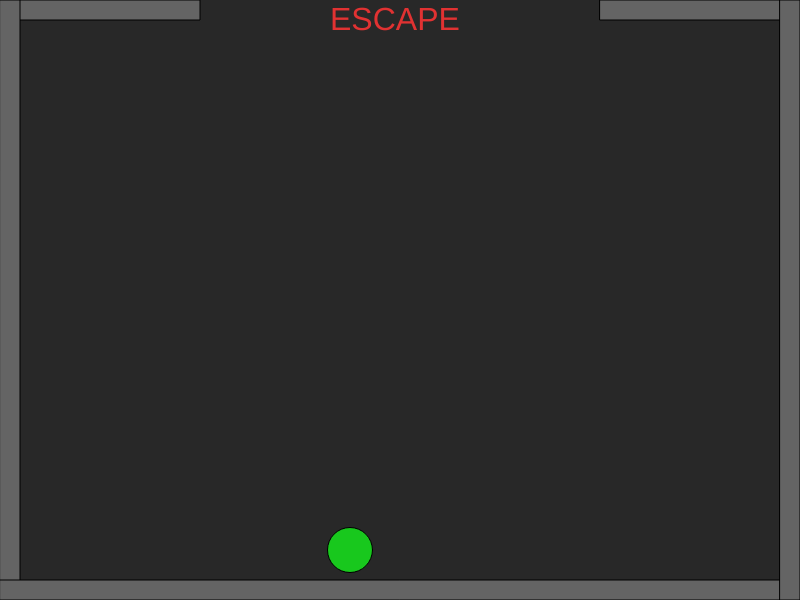
Frame 1 (no input)
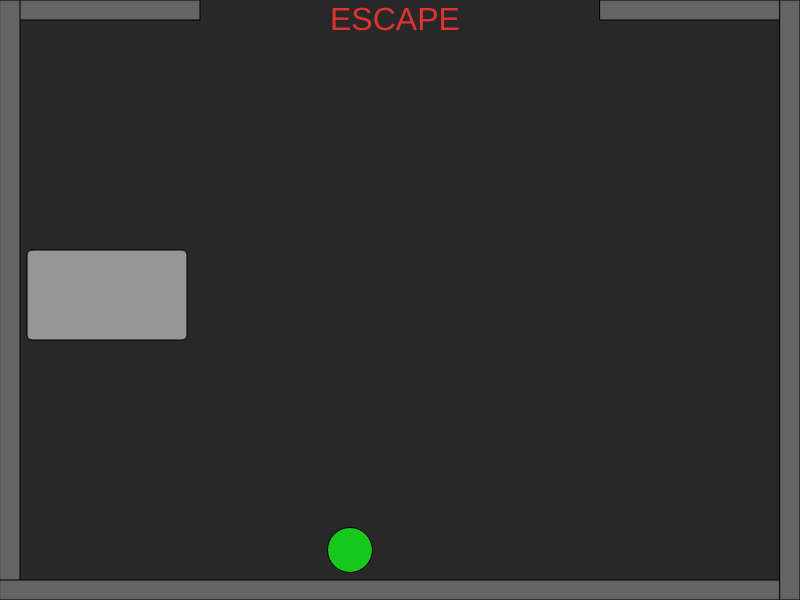
Frame 60 (no input)
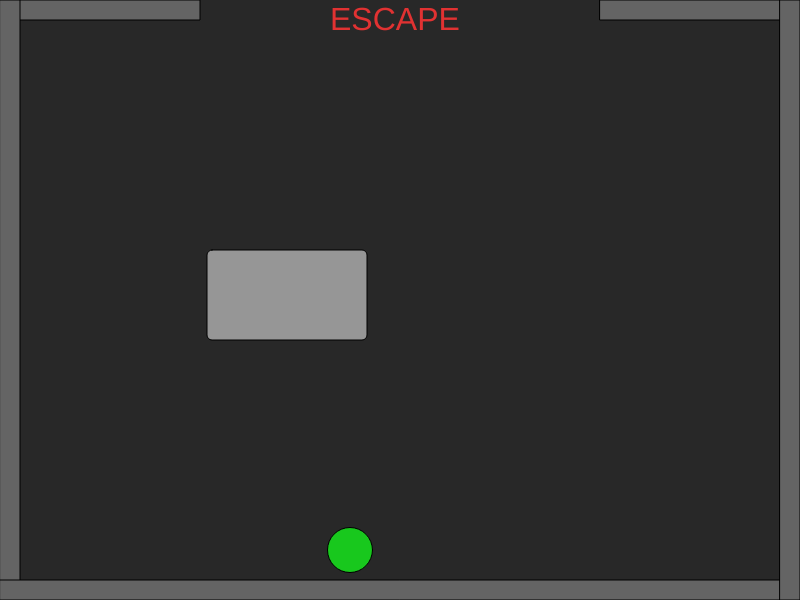
Frame 120 (the mouse pressed at the canvas centre since frame 60)

The p5.js sketch that drew these frames (run headless with seeded random() and noise() and a simulated clock; from frame 60 on, the mouse is pressed at the canvas centre):

// p5.js sketch
// ── sketch.js
//-----------------------VARIABLES--------------------------//
  //Character Variables//
    var CharX = 350;
    var CharY = 550;
    var CharD = 45;

  //Obstacle Variables//
    var rectSpeedx = 3;
    var rectX = -150;
    var rectY = 250;
    var rectH = 90;
    var rectW = 160;
    var truckColor= 150;

  //Mouse Shape Var//
    var mouseHumX;
    var mouseHumY;

  //Text var//
    var textX= 330;
    var textY= 30;
//----------------------CANVAS & DRAW----------------------//
  function setup()
    {
      createCanvas(800,600);
      
    }
  //!!!DRAW FUNCTION HERE!!!//
  function draw()
    {
      background(40);
      
  //Character functions//
      drawChar();
      characterMovement();
      
  //Obstacles functions//
      movingTruck(300,400,160,90,5);
      mouseHuman();

  //Borders & Exit//
      createBorders(20);
      createEscape();
    }
//----------------------FUNCTIONS--------------------------//

function mouseHuman()
{
  fill(225,150,120);
  circle(mouseHumX,mouseHumY,55);
}
function movingTruck(x,y,w,h,c)
{
  fill(truckColor);
  rect(rectX,rectY,rectW,rectH,c);
  
//Moving rect//
    rectX += rectSpeedx;

//Out of bounds Check + Randomness//
  if(rectX > width)
    {
      rectX = -150;
      rectY = random(100,350);
      rectH = random(50,100);
      rectW = random(100,160);
      rectSpeedx = random(3,5);
      truckColor = color(random(150),random(150),random(150));
      
    }
  if(rectX< -150)
    {
      rectX = width;
    }
  if(rectH == rectW || rect >= rectW)
    {
      rectH = rectW - random(5,10);
      rectW = rectW + random(1,10);
    }
}
function createBorders(thickness)
{
    fill(100);
    // top left border
    rect(0,0,200,thickness);
    // top right border
    rect(600,0,width,thickness);
    // left border
    rect(0,0,thickness,height);
    // bottom border
    rect(0, height-thickness,width, thickness);
    // right upper border
    rect(width-thickness,0,thickness,height);
}
function createEscape()
{
  fill(225,50,50)
    textSize(32);
    text("ESCAPE",textX,textY)
  //Check if Char escapes//
    if(CharY < textY-30 && CharX > 200 && CharX < 600)
      {
         fill(0,225,75);
          stroke(5);
          textSize(44);
          text("You Win!", 310, 300);
      }
}
function drawChar()
{
    fill(24,200,29);
    circle(CharX,CharY,CharD);
}
function characterMovement()
{
  if(keyIsDown(68))
    {
      CharX+=5;
    }
  if(keyIsDown(65))
    {
      CharX-=5;
    }
  if(keyIsDown(87))
    {
      CharY-=5;
    }
  if(keyIsDown(83))
    {
      CharY+=5;
    }
}
function mouseClicked()
{
    mouseHumX = mouseX;
    mouseHumY = mouseY;
}

// ── HW12_Frogger.html
<html>
    <head>
        <title>12 HW - Frogger</title>
        <script src="https://cdn.jsdelivr.net/npm/p5@1.11.0/lib/p5.min.js"></script>
        <script src="sketch.js"></script>
    </head>
    <body>
    </body>
</html>
